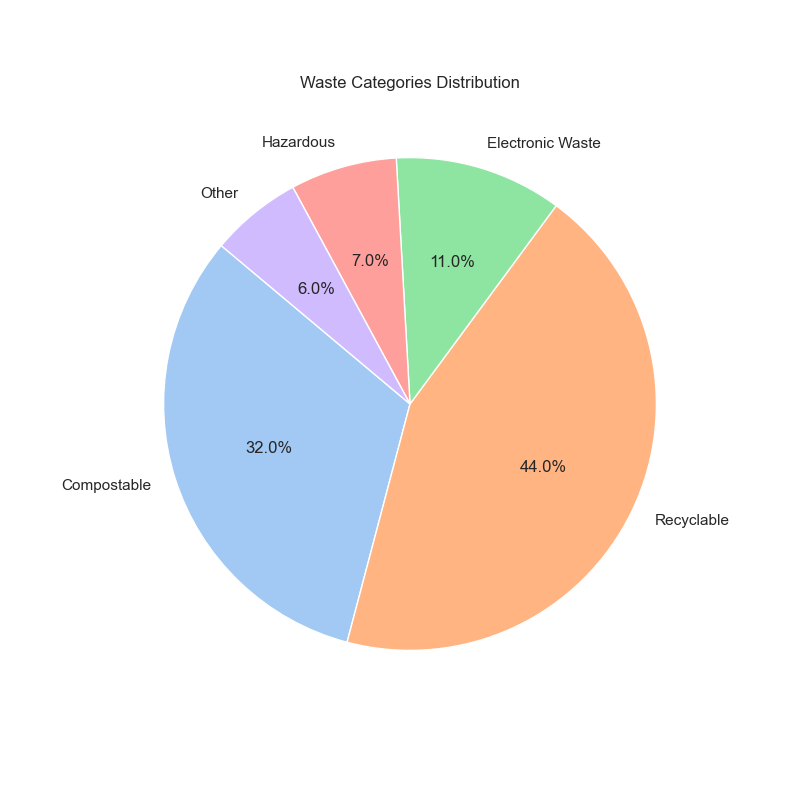

Generate this figure with Python:

import matplotlib.pyplot as plt
import pandas as pd
import seaborn as sns

# Provided data
data = [
    {'Category': 'Compostable', 'Percentage': 32},
    {'Category': 'Recyclable', 'Percentage': 44},
    {'Category': 'Electronic Waste', 'Percentage': 11},
    {'Category': 'Hazardous', 'Percentage': 7},
    {'Category': 'Other', 'Percentage': 6}
]

# Convert list of dictionaries into a DataFrame
df = pd.DataFrame(data)

# Set Seaborn style for the plot
sns.set(style="whitegrid")

# Create a Pie Chart
plt.figure(figsize=(8, 8))
plt.pie(df['Percentage'], labels=df['Category'], autopct='%1.1f%%', startangle=140, colors=sns.color_palette('pastel'))

# This is additional styling to make the chart more aesthetically pleasing
plt.title('Waste Categories Distribution')

# Show the plot
plt.show()
